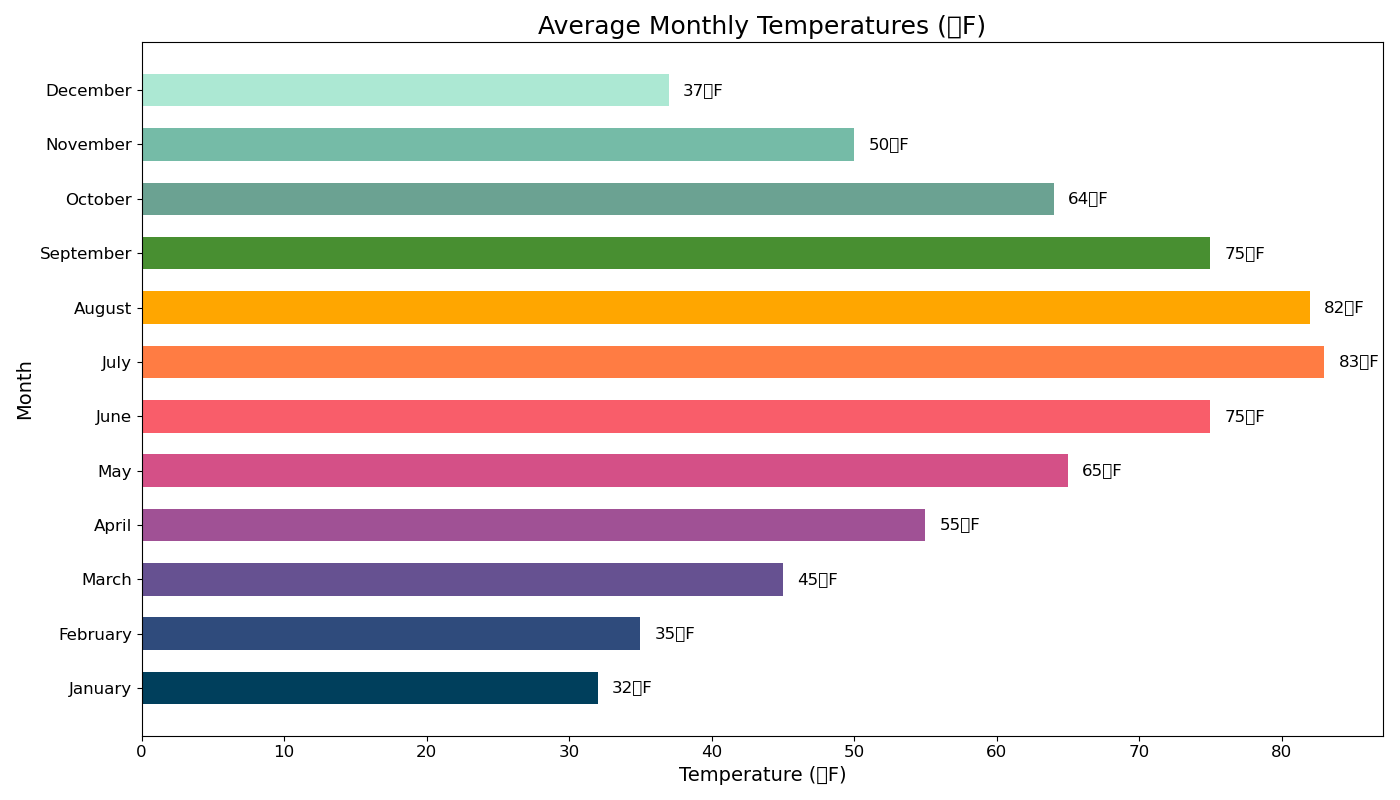

Write the Python code that produced this figure.

import matplotlib.pyplot as plt

# Data for plotting
months = ["January", "February", "March", "April", "May", "June", 
          "July", "August", "September", "October", "November", "December"]
temperatures = [32, 35, 45, 55, 65, 75, 83, 82, 75, 64, 50, 37]

fig, ax = plt.subplots(figsize=(14, 8))

# Create a horizontal bar chart with custom colors and bar heights
bars = ax.barh(months, temperatures, height=0.6,
               color=['#003f5c', '#2f4b7c', '#665191', '#a05195', '#d45087', '#f95d6a',
                      '#ff7c43', '#ffa600', '#488f31', '#6ba292', '#75bba7', '#ace8d3'])

# Set the chart title and labels
ax.set_title('Average Monthly Temperatures (°F)', fontsize=18)
ax.set_xlabel('Temperature (°F)', fontsize=14)
ax.set_ylabel('Month', fontsize=14)

# Customize the ticks on both axes
ax.xaxis.set_tick_params(labelsize=12)
ax.yaxis.set_tick_params(labelsize=12)

# Add value labels to each bar
for bar in bars:
    width = bar.get_width()
    label_x_pos = width + 1  # Some padding to the right
    ax.text(label_x_pos, bar.get_y() + bar.get_height()/2, f'{width}°F',
            va='center', ha='left', fontsize=12)

plt.tight_layout()
plt.show()
